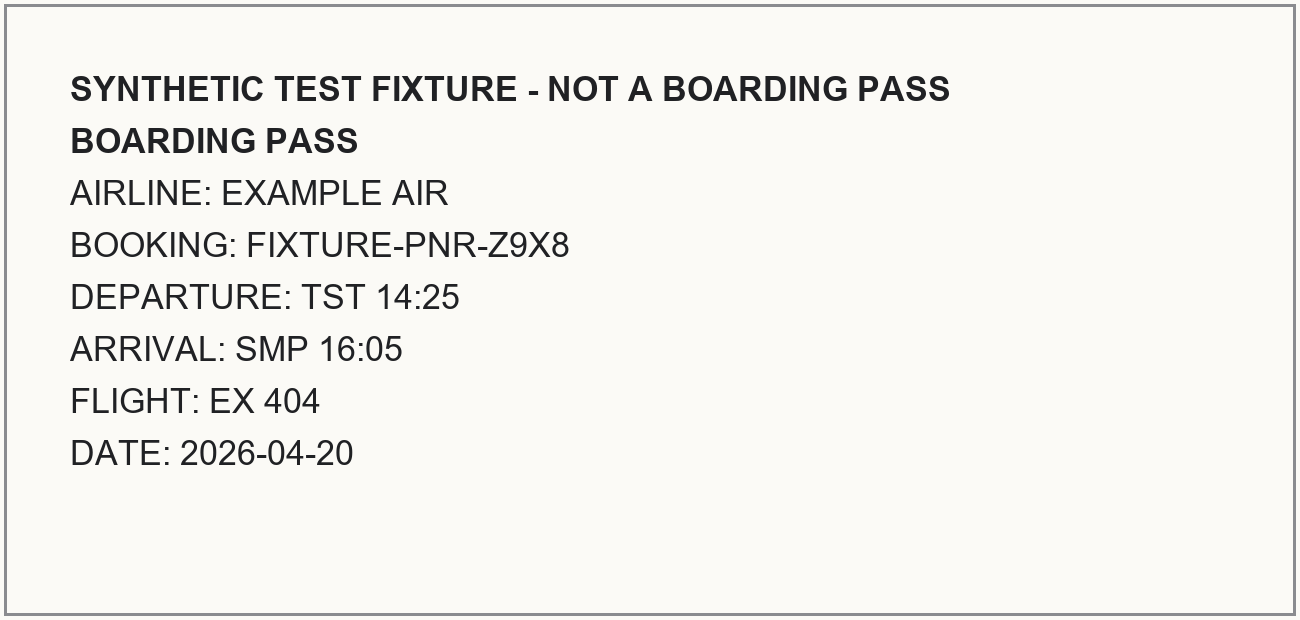
#> input picture tooling/ocr_benchmark/corpus/images/boarding_pass.png, 1300 x 620 px
$ python -i preprocess.py   (imports and definitions only)
#> lines starting #> are read from the running program, lines starting #| are printed output that depends on the picture
#> further down, picture is the input picture: PIL image 1300x620 RGB; mean R, G, B 241.7, 240.8, 237.2
"""Bounded, deterministic preprocessing variants used by every candidate."""

from __future__ import annotations

from PIL import Image, ImageEnhance, ImageFilter, ImageOps


def prepare(image: Image.Image) -> Image.Image:
    image = ImageOps.exif_transpose(image).convert("L")
    if image.width < 1400:
        scale = min(2.0, 1400 / image.width)
#> scale = 1.08
        image = image.resize((round(image.width * scale), round(image.height * scale)), Image.Resampling.LANCZOS)
#> image: PIL image 1400x668 L
    image = ImageOps.autocontrast(image, cutoff=1)
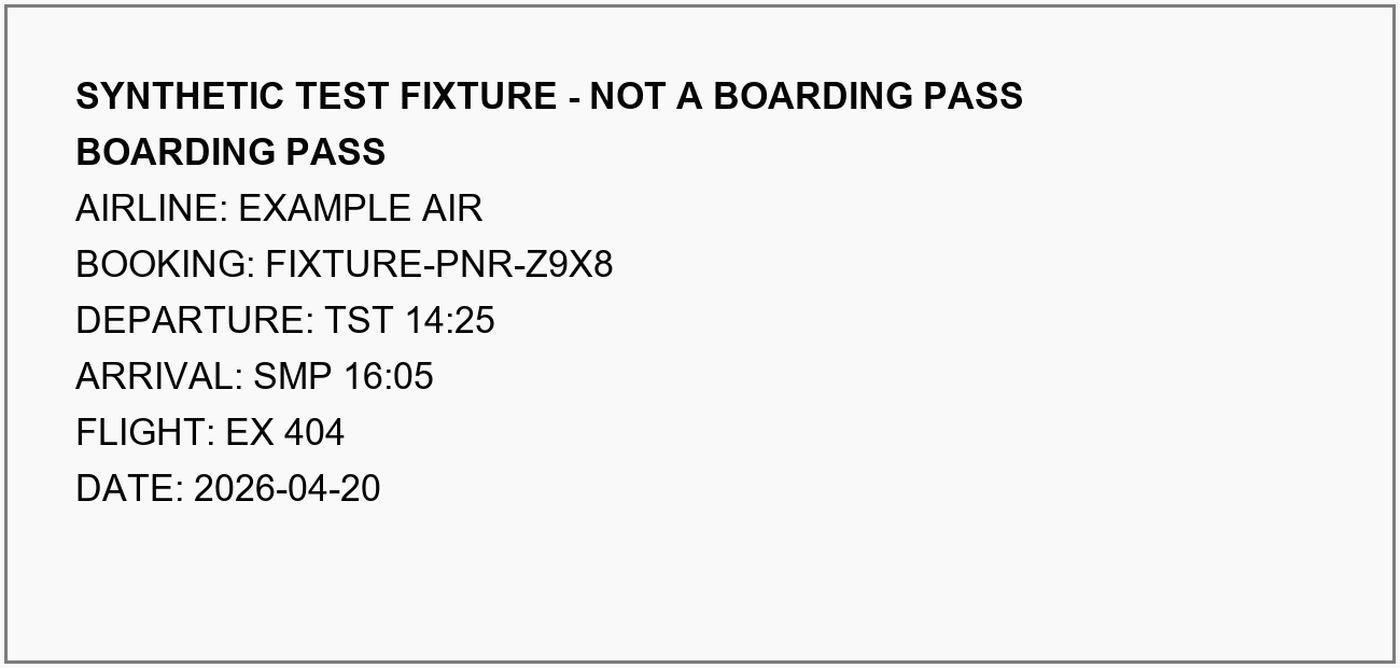
#> image: PIL image 1400x668 L; min 0, max 255, mean 238.6
    image = ImageEnhance.Contrast(image).enhance(1.18)
    return image.filter(ImageFilter.UnsharpMask(radius=1.2, percent=115, threshold=4))

>>> from PIL import Image
>>> picture = Image.open('corpus/images/boarding_pass.png')
>>> result = prepare(picture)

$ run again, on tooling/ocr_benchmark/corpus/images/certificate_official.png
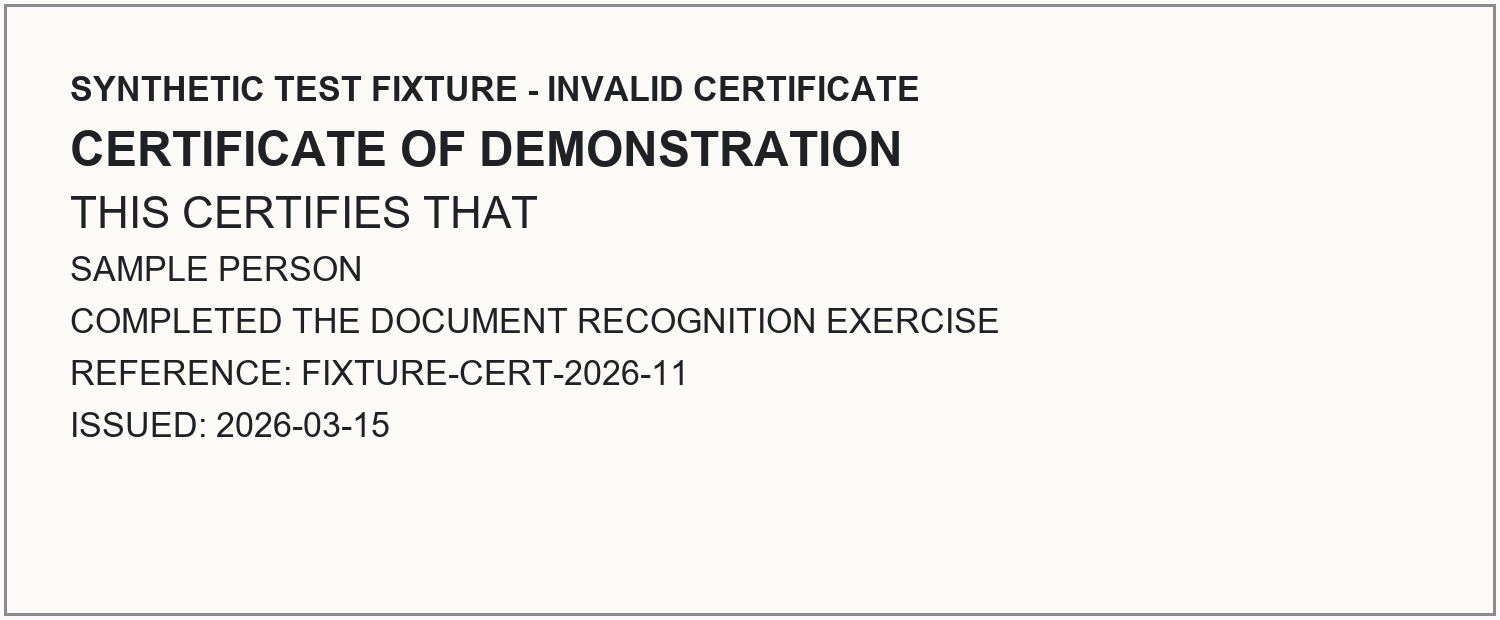
#> input picture tooling/ocr_benchmark/corpus/images/certificate_official.png, 1500 x 620 px
#> picture is the input picture: PIL image 1500x620 RGB; mean R, G, B 239.4, 238.5, 235
#> in prepare, `image = ImageOps.autocontrast(image, cutoff=1)`:
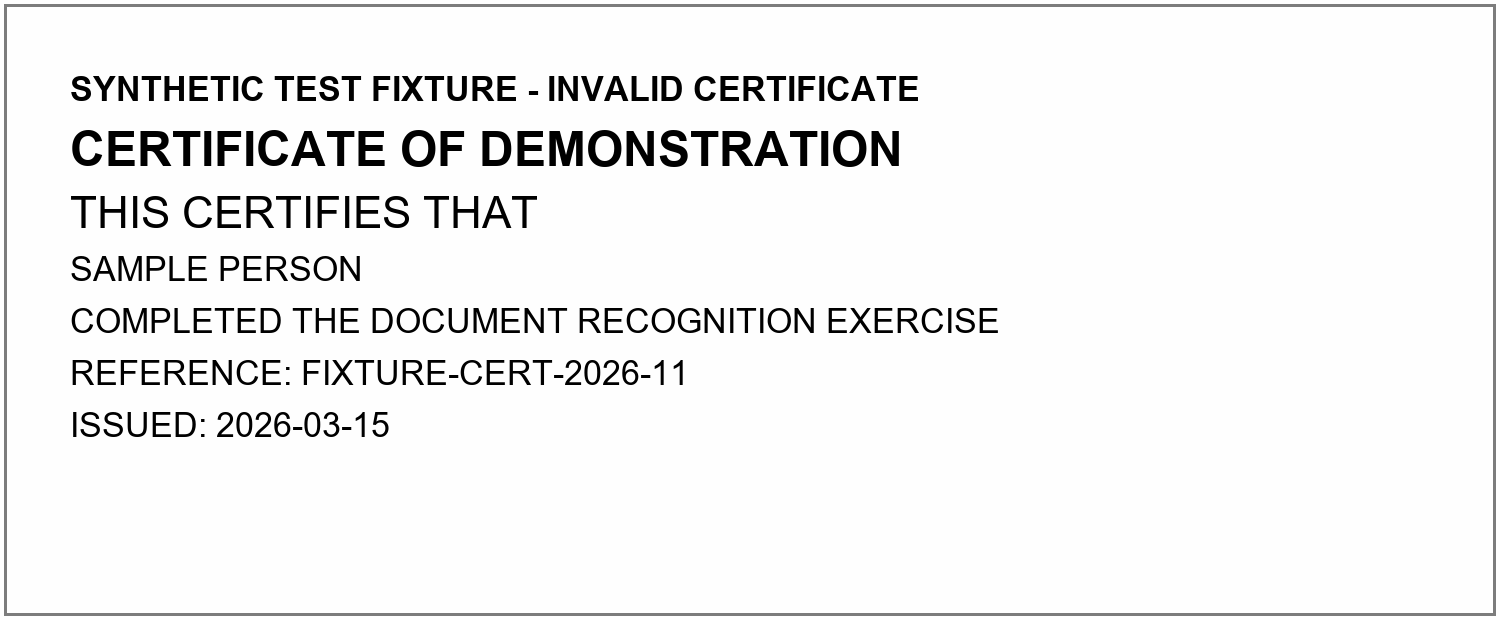
#> image: PIL image 1500x620 L; min 0, max 254, mean 240.6
#> in prepare, `return image.filter(ImageFilter.UnsharpMask(radius=1.2, percent=115, t..`:
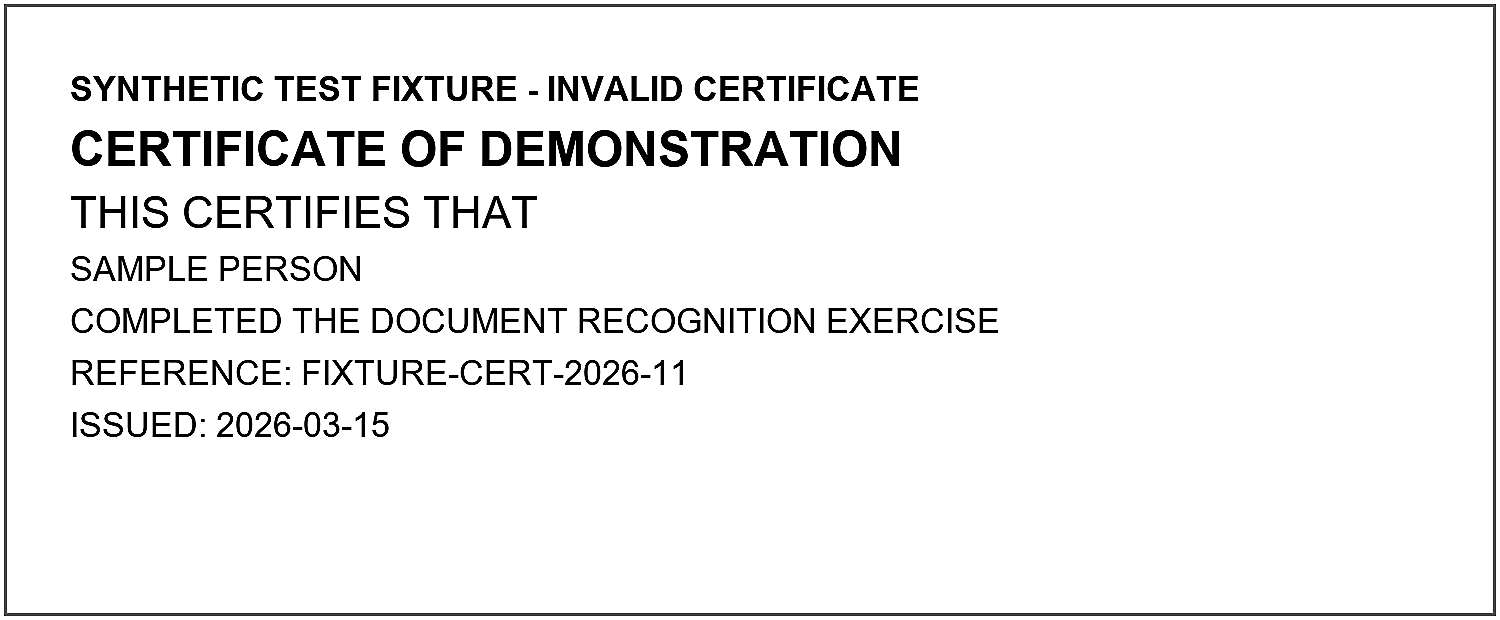
#> returned value: PIL image 1500x620 L; min 0, max 255, mean 240.1

$ run again, on tooling/ocr_benchmark/corpus/images/invoice.png
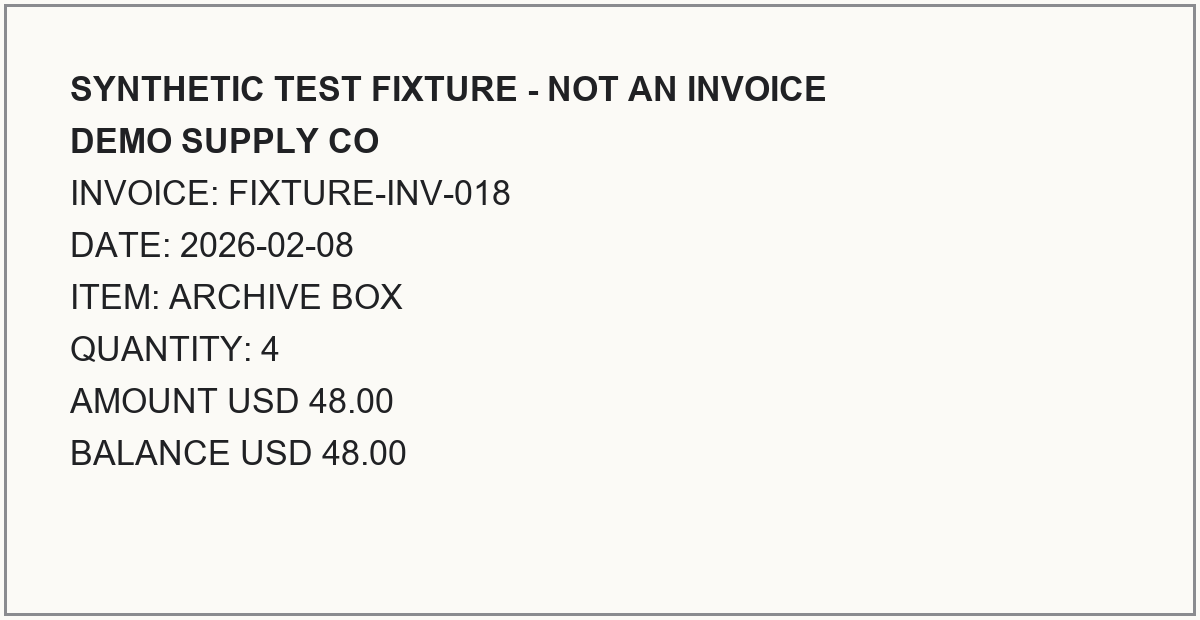
#> input picture tooling/ocr_benchmark/corpus/images/invoice.png, 1200 x 620 px
#> picture is the input picture: PIL image 1200x620 RGB; mean R, G, B 242, 241.1, 237.4
#> in prepare, `image = image.resize((round(image.width * scale), round(image.height *..`:
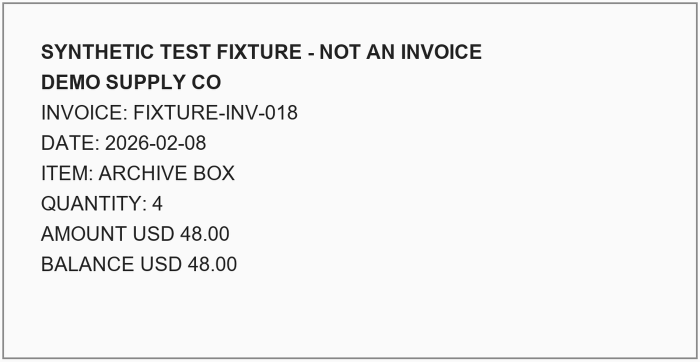
#> image: PIL image 1400x723 L (shown at 1/2 size); min 0, max 255, mean 240.9
#> in prepare, `image = ImageEnhance.Contrast(image).enhance(1.18)`:
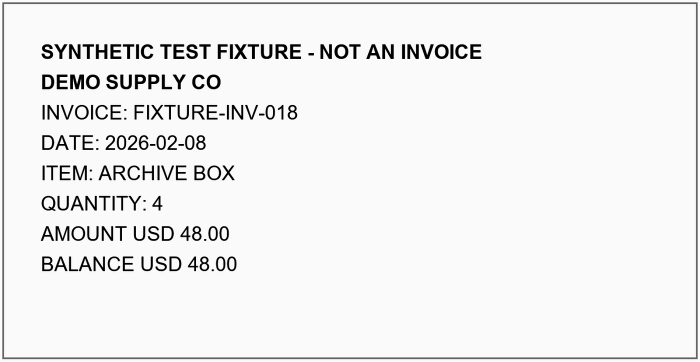
#> image: PIL image 1400x723 L (shown at 1/2 size); min 0, max 255, mean 238.9

$ run again, on tooling/ocr_benchmark/corpus/images/invoice_skew.png
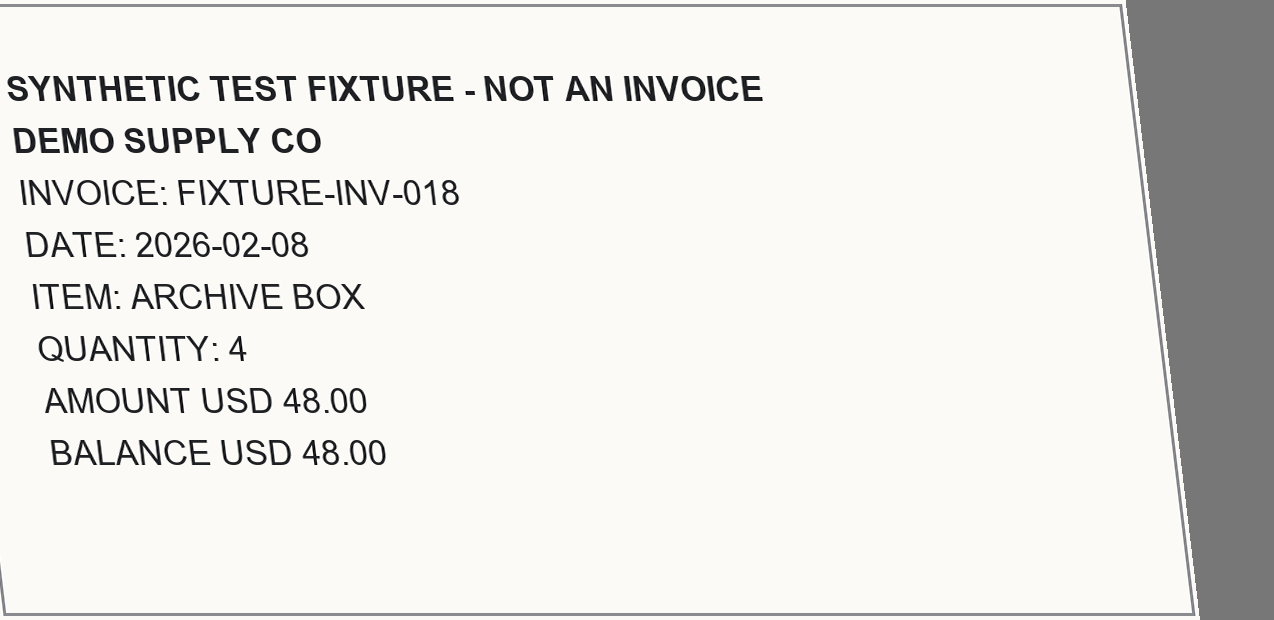
#> input picture tooling/ocr_benchmark/corpus/images/invoice_skew.png, 1274 x 620 px
#> picture is the input picture: PIL image 1274x620 RGB; mean R, G, B 231.1, 230.3, 227
#> in prepare, `image = ImageOps.autocontrast(image, cutoff=1)`:
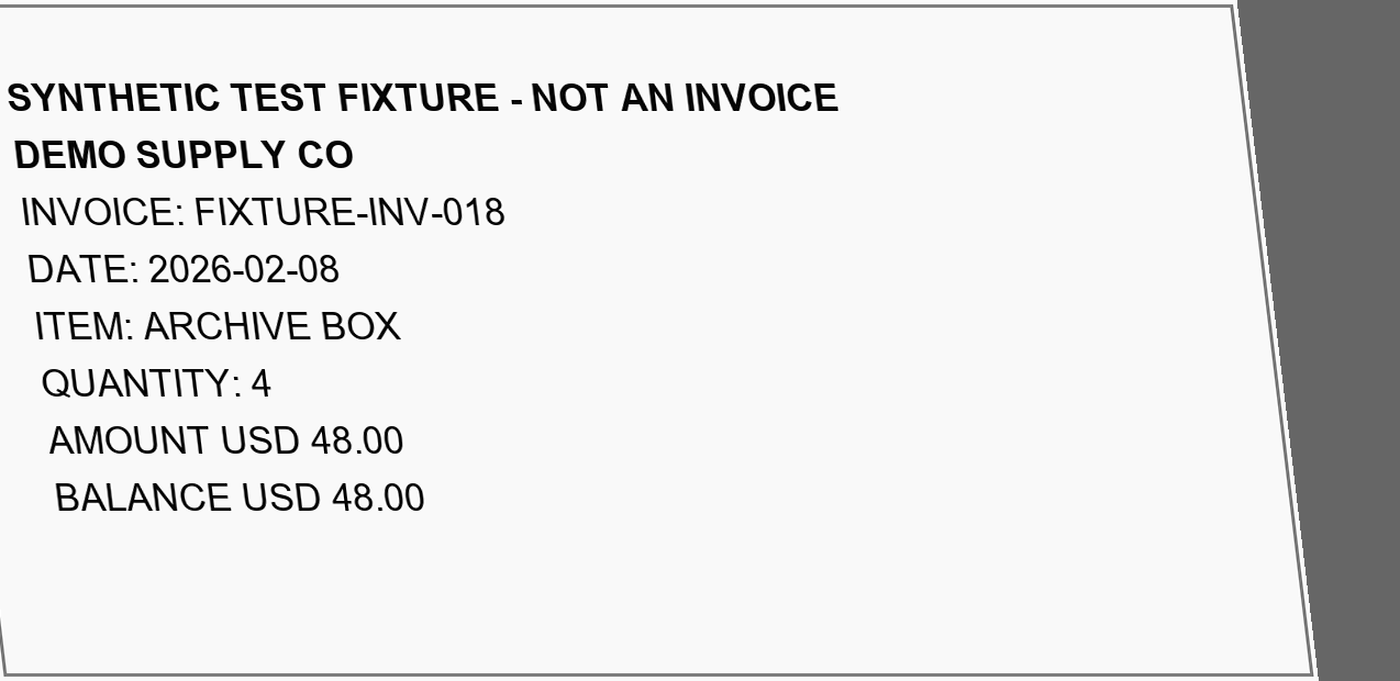
#> image: PIL image 1400x681 L; min 0, max 255, mean 226.9
#> in prepare, `image = ImageEnhance.Contrast(image).enhance(1.18)`:
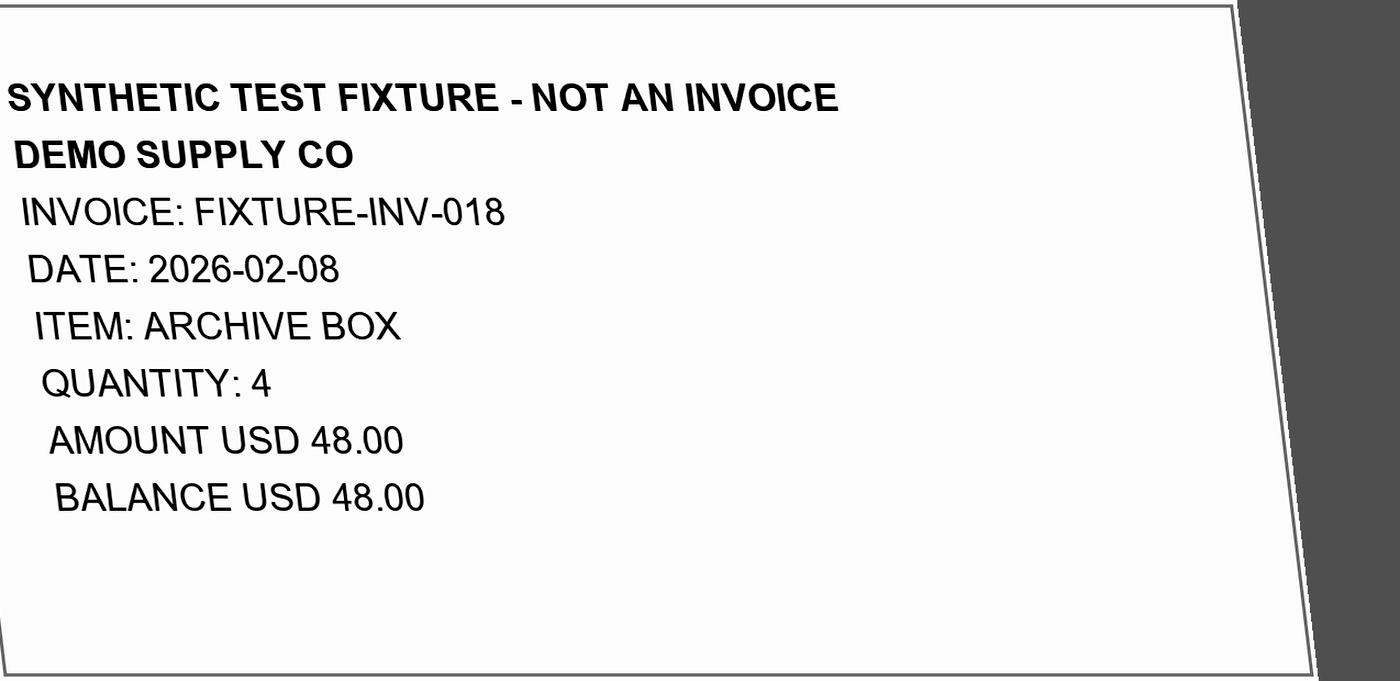
#> image: PIL image 1400x681 L; min 0, max 255, mean 226.7
